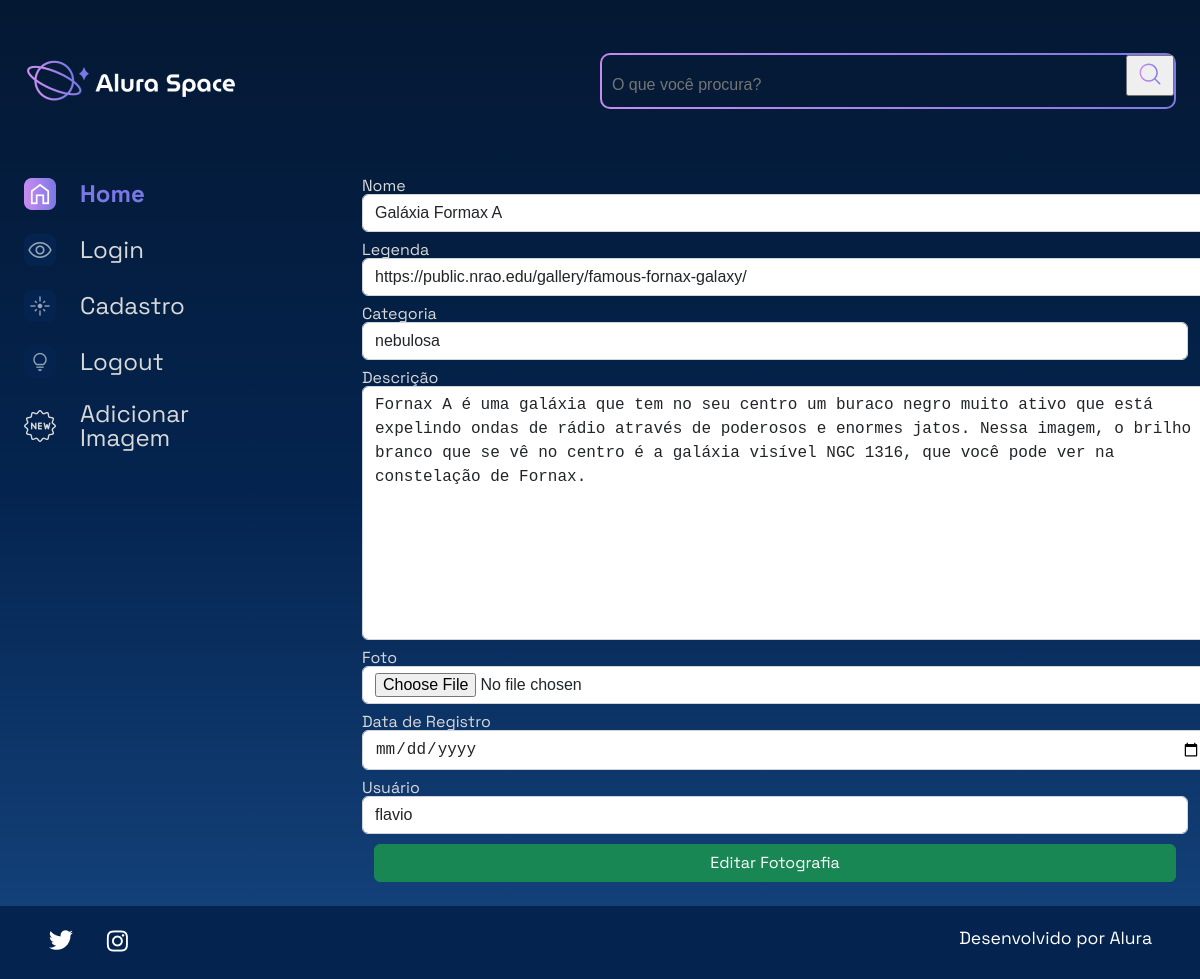
The page /editar-imagem/9 on the database its author committed.
### apps/galeria/models.py (models this page shows, shortened)
class Fotografia(models.Model):
    OPCOES_CATEGORIA =[
        ('NEBULOSA', 'nebulosa'),
        ('ESTRELA', 'Estrela'),
        ('GALÁXIA', 'Galáxia'),
        ('PLANETA', 'Planeta')
    ]
    nome = models.CharField(max_length=100, null=False, blank=False)
    legenda = models.CharField(max_length=150, null=False, blank=False)
    categoria = models.CharField(max_length=150,choices= OPCOES_CATEGORIA, default='')
    descricao = models.TextField(null=False, blank=False)
    foto = models.ImageField( upload_to="fotos/%Y/%m/%d/", blank=True)
    publicada = models.BooleanField(default=True)
    data_fotografia = models.DateTimeField(default=datetime.now, blank=False)
    usuario  = models.ForeignKey(
        to= User,
        on_delete=  models.SET_NULL,
        null=True,
        blank=False,
        related_name='user'
    )

### apps/galeria/views.py (the view)
# urls.py: path('editar-imagem/<int:foto_id>', editar_imagem, name='editar_imagem'),
def editar_imagem(request, foto_id):
    fotografia = Fotografia.objects.get(id=foto_id)
    form = FotografiaForms(instance=fotografia)
    if request.method == 'POST':
        form = FotografiaForms(request.POST, request.FILES, instance=fotografia)
        if form.is_valid():
            form.save()
            messages.success(request, 'Fotografia editada com sucesso!')
            return redirect('index')
    return render(request, 'galeria/editar_imagem.html',{'form':form, 'foto_id':foto_id})

### apps/galeria/forms.py
class FotografiaForms(forms.ModelForm):
    class Meta:
        model = Fotografia
        exclude = ['publicada',]
        labels = {
            'descricao': 'Descrição',
            'data_fotografia': 'Data de Registro',
            'usuario': 'Usuário'
        }
        widgets = {
            'nome': forms.TextInput(attrs={'class':'form-control'}),
            'legenda': forms.TextInput(attrs={'class':'form-control'}),
            'categoria': forms.Select(attrs={'class':'form-control'}),
            'descricao': forms.Textarea(attrs={'class':'form-control'}),
            'foto': forms.FileInput(attrs={'class':'form-control'}),
            'data_fotografia': forms.DateInput(
                format='%d/%m/%Y',
                attrs={
                    'type': 'date',
                    'class':'form-control'
                    },
                ),
            'usuario': forms.Select(attrs={'class':'form-control'})
        }

### templates/galeria/editar_imagem.html (shortened to what this page needs)
{% extends 'shared/base.html' %}
{% load static %}
{% block content %}
            <section class="galeria" style="margin-left: 5em">
                <form action="{% url 'editar_imagem' foto_id %}" method="POST" enctype='multipart/form-data'>
                    <div class="row">
                        {% for field in form.visible_fields %}
                        <div class="col-12 col-lg-12" style="margin-bottom: 10px;">
                            <label for="{{ field.id_for_label }}" style="color:#D9D9D9; margin-bottom: 5px;">{{field.label}}</label>
                            {{ field }}
                        </div>
                        {% endfor %}
                    </div>
                    <div>
                        <button type="submit" class="btn btn-success col-12" style="padding: top 5px;">Editar Fotografia</button>
                    </div>
                </form>
            </section>
        </main>
    </div>
</body>
{% endblock %}

### templates/shared/base.html (shortened to what this page needs)
{% load static %}
<!DOCTYPE html>
<html lang="pt-br">
<head>
    <link rel="stylesheet" href="{% static '/styles/style.css' %}">
</head>
<body>
    {% include 'partials/_menu.html' %}
    {% block content %}{% endblock %}
    {% include 'partials/_footer.html' %}
</body>
</html>

### templates/partials/_menu.html (shortened to what this page needs)
{% load static %}
<div class="pagina-inicial">
    <header class="cabecalho">
        <img src="{% static '/assets/logo/Logo(2).png' %}" alt="Logo da Alura Space" />
        <div class="cabecalho__busca">
            <div class="busca__fundo">
                <form action="{% url 'buscar' %}">
                    <input class="busca__input" type="text" name="buscar" style="color: white;" placeholder="O que você procura?">
                    <button type="submit">
                        <img class="busca__icone" src="{% static '/assets/ícones/1x/search.png' %}" alt="ícone de search">
                    </button>
                </form>
            </div>
        </div>
    </header>
    <main class="principal">
        <section class="menu-lateral">
            <nav class="menu-lateral__navegacao">
                <a href="{% url 'index' %}"><img src="{% static '/assets/ícones/1x/Home - ativo.png' %}"> Home</a>
                <a href="{% url 'login' %}"><img src="{% static '/assets/ícones/1x/Mais vistas - inativo.png' %}"> Login </a>
                <a href="{% url 'cadastro' %}"><img src="{% static '/assets/ícones/1x/Novas - inativo.png' %}"> Cadastro </a>
                <a href="{% url 'logout' %}"><img src="{% static '/assets/ícones/1x/Surpreenda-me - inativo.png' %}"> Logout</a>
                <a href="{% url 'nova_imagem' %}"><img src="{% static '/assets/ícones/1x/new.png' %}">Adicionar Imagem</a>
            </nav>
        </section>

### templates/partials/_footer.html
{% load static %}
<footer class="rodape">
    <div class="rodape__icones">
        <a href="https://twitter.com/AluraOnline" target=”_blank” >
            <img src="{% static '/assets/ícones/1x/twitter.png' %}" alt="ícone twitter">
        </a>
        <a href="https://www.instagram.com/aluraonline/" target=”_blank” >
            <img src="{% static '/assets/ícones/1x/instagram.png' %}" alt="ícone instagram">
        </a>
    </div>
    <p class="rodape__texto">Desenvolvido por Alura</p>
</footer>

### rows shown on the page
Fotografia: visible_fields "Galáxia Formax A" "https://public.nrao.edu/gallery/famous-fornax-galaxy/" "nebulosa" "Fornax A é uma galáxia que tem no seu centro um buraco negro muito ativo que está expelindo ondas de rádio através de poderosos e enormes jatos. Nessa imagem, o brilho branco que se vê no centro é a galáxia visível NGC 1316, que você pode ver na constelação de Fornax." "flavio"

### other values the page prints
{{ field.label }} "Nome" "Legenda" "Categoria" "Descrição" "Foto" "Data de Registro" "Usuário"
